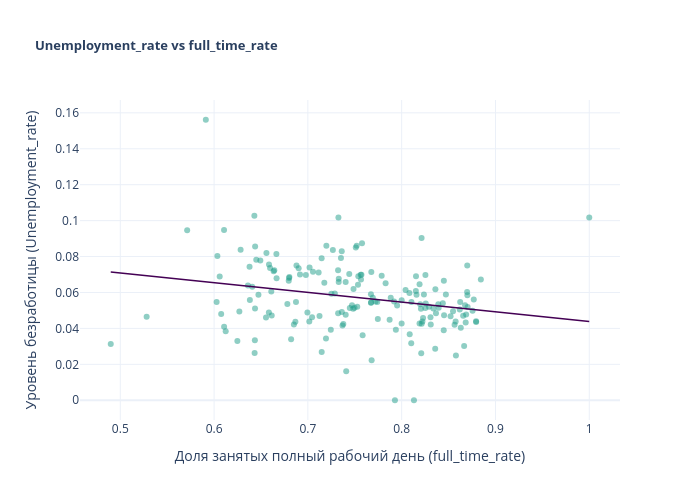

The notebook cell this image was saved under:
### Markdown cell above
$H_0$ - `Unemployment_rate` и `full_time_rate` не коррелируют;  
$H_1$ - между `Unemployment_rate` и `full_time_rate` существует монотонная связь.

### Code cell
x_col, y_col = "full_time_rate", "Unemployment_rate"
x = df[x_col]
y = df[y_col]
m, b = np.polyfit(x, y, 1)
x_range = np.linspace(x.min(), x.max(), 200)

fig = go.Figure()
fig.add_trace(go.Scatter(
    x=x, y=y,
    mode="markers",
    marker=dict(color="#1f9e89", opacity=0.5, size=6),
    showlegend=False,
))
fig.add_trace(go.Scatter(
    x=x_range, y=m * x_range + b,
    mode="lines",
    line=dict(color="#440154", width=1.5),
    showlegend=False,
))
fig.update_layout(
    title=dict(text="<b>Unemployment_rate vs full_time_rate</b>", font_size=13),
    xaxis_title="Доля занятых полный рабочий день (full_time_rate)",
    yaxis_title="Уровень безработицы (Unemployment_rate)",
    template="plotly_white",
    width=700,
    height=500,
)
fig.show()

### Figure 1 — Plotly figure (JSON) as saved in the notebook; plotly's stock layout.template omitted (floating-point values rounded to 4 significant figures; data arrays with more than 128 entries replaced by an {"elided": "..."} marker saying what was removed)
{"data": [{"marker": {"color": "#1f9e89", "opacity": 0.5, "size": 6}, "mode": "markers", "showlegend": false, "type": "scatter", "x": {"elided": "172 float values"}, "y": {"elided": "172 float values"}}, {"line": {"color": "#440154", "width": 1.5}, "mode": "lines", "showlegend": false, "type": "scatter", "x": {"elided": "200 float values"}, "y": {"elided": "200 float values"}}], "layout": {"height": 500, "title": {"font": {"size": 13}, "text": "<b>Unemployment_rate vs full_time_rate</b>"}, "width": 700, "xaxis": {"title": {"text": "Доля занятых полный рабочий день (full_time_rate)"}}, "yaxis": {"title": {"text": "Уровень безработицы (Unemployment_rate)"}}}}
